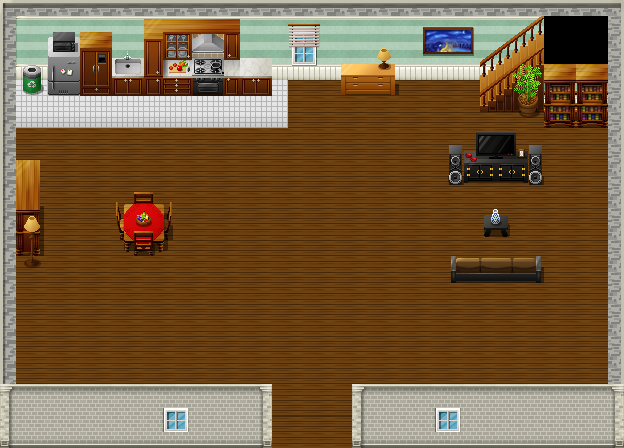

Tiled map render using the project's own tile images. Description and the map definition, with tile-layer contents summarised, below:
An orthogonal 39x28 tile map with 16x16 px tiles, 7 tile layers (Floor, BackgroundWalls, UpStairs, Kitchen, ...), 6 tilesets and 23 objects (from-city, city).

<map version="1.2" tiledversion="1.3.0" orientation="orthogonal" renderorder="right-down" compressionlevel="0" width="39" height="28" tilewidth="16" tileheight="16" infinite="0" nextlayerid="16" nextobjectid="28">
 <tileset firstgid="1" name="TileA4" tilewidth="16" tileheight="16" tilecount="960" columns="32">
  <image source="Tileset/TileA4.png" width="512" height="480" />
 </tileset>
 <tileset firstgid="961" name="TileA3" tilewidth="16" tileheight="16" tilecount="512" columns="32">
  <image source="Tileset/TileA3.png" width="512" height="256" />
 </tileset>
 <tileset firstgid="1473" name="TileC_interior" tilewidth="16" tileheight="16" tilecount="1024" columns="32">
  <image source="Tileset/TileC_interior.png" width="512" height="512" />
 </tileset>
 <tileset firstgid="2497" name="TileB_interior" tilewidth="16" tileheight="16" tilecount="1024" columns="32">
  <image source="Tileset/TileB_interior.png" width="512" height="512" />
 </tileset>
 <tileset firstgid="3521" name="TileD_interior" tilewidth="16" tileheight="16" tilecount="1024" columns="32">
  <image source="Tileset/TileD_interior.png" width="512" height="512" />
 </tileset>
 <tileset firstgid="4545" name="TileD_exterior_1" tilewidth="16" tileheight="16" tilecount="1024" columns="32">
  <image source="Tileset/TileD_exterior_1.png" width="512" height="512" />
 </tileset>
 <group id="2" name="Background">
  <layer id="3" name="Floor" width="39" height="28">
   <data>[1092 cells, 819 non-empty, 16 distinct tile ids]</data>
  </layer>
  <layer id="1" name="BackgroundWalls" width="39" height="28">
   <data>[1092 cells, 369 non-empty, 40 distinct tile ids]</data>
  </layer>
 </group>
 <group id="4" name="InsideHouse">
  <layer id="5" name="UpStairs" width="39" height="28">
   <data>[1092 cells, 48 non-empty, 40 distinct tile ids]</data>
  </layer>
  <layer id="6" name="Kitchen" width="39" height="28">
   <data>[1092 cells, 90 non-empty, 90 distinct tile ids]</data>
  </layer>
  <layer id="7" name="RestRoom" width="39" height="28">
   <data>[1092 cells, 62 non-empty, 51 distinct tile ids]</data>
  </layer>
  <layer id="9" name="Windows" width="39" height="28">
   <data>[1092 cells, 14 non-empty, 10 distinct tile ids]</data>
  </layer>
  <layer id="8" name="Decorations" width="39" height="28">
   <data>[1092 cells, 36 non-empty, 36 distinct tile ids]</data>
  </layer>
 </group>
 <group id="12" name="Objects">
  <objectgroup id="11" name="Walls">
   <object id="1" x="16" y="16" width="254" height="80" />
   <object id="2" x="271" y="16" width="68" height="62" />
   <object id="3" x="340" y="16" width="55" height="79" />
   <object id="4" x="396" y="16" width="210" height="63" />
   <object id="5" x="479" y="80" width="127" height="32" />
   <object id="6" x="544" y="112" width="62" height="15" />
   <object id="7" x="124" y="203" width="40" height="49" />
   <object id="8" x="133" y="192" width="19" height="10" />
   <object id="9" x="164" y="201" width="7" height="38" />
   <object id="10" x="115" y="201" width="9" height="38" />
   <object id="11" x="132" y="252" width="22" height="4" />
   <object id="12" x="16" y="158" width="26" height="110" />
   <object id="13" x="451" y="255" width="90" height="27" />
   <object id="14" x="449" y="145" width="93" height="40" />
   <object id="15" x="475" y="131" width="40" height="14" />
   <object id="16" x="482" y="208" width="26" height="28" />
   <object id="17" x="0" y="384" width="271" height="63" />
   <object id="18" x="351" y="384" width="274" height="63" />
   <object id="20" x="607" y="128" width="18" height="255" />
   <object id="21" x="0" y="88" width="16" height="72" />
   <object id="22" x="0" y="266" width="16" height="118" />
  </objectgroup>
  <objectgroup id="14" name="Arrivals">
   <object id="27" name="from-city" x="304" y="356" width="16" height="24" />
  </objectgroup>
  <objectgroup id="15" name="Doors">
   <object id="25" name="city" x="272" y="410" width="77" height="37" />
  </objectgroup>
 </group>
</map>
